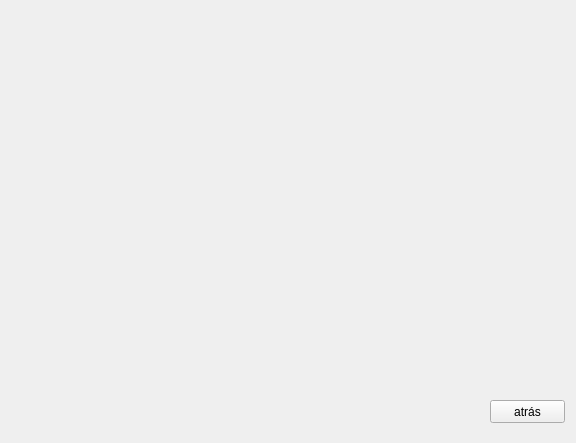
<?xml version="1.0" encoding="UTF-8"?>
<ui version="4.0">
 <class>RegistrarCerveza</class>
 <widget class="QWidget" name="RegistrarCerveza">
  <property name="geometry">
   <rect>
    <x>0</x>
    <y>0</y>
    <width>576</width>
    <height>443</height>
   </rect>
  </property>
  <property name="windowTitle">
   <string>Form</string>
  </property>
  <widget class="QPushButton" name="btnatras">
   <property name="geometry">
    <rect>
     <x>490</x>
     <y>400</y>
     <width>75</width>
     <height>23</height>
    </rect>
   </property>
   <property name="text">
    <string>atrás</string>
   </property>
  </widget>
 </widget>
 <resources/>
 <connections/>
</ui>
